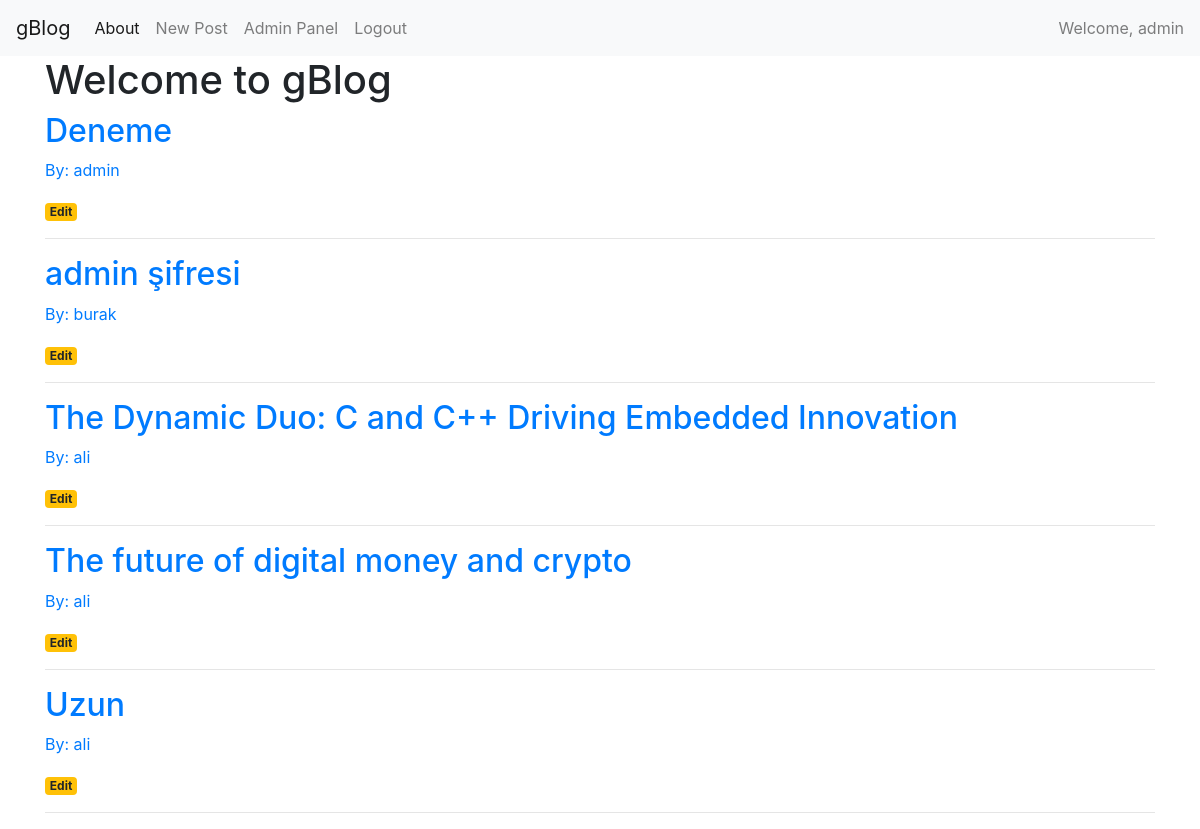
Page /index (signed in) on the committed database.
### tables this page shows
CREATE TABLE users (
        id INTEGER PRIMARY KEY AUTOINCREMENT,
        username TEXT NOT NULL UNIQUE,
        email TEXT NOT NULL UNIQUE,
        password TEXT NOT NULL
);

CREATE TABLE posts (
    id INTEGER PRIMARY KEY AUTOINCREMENT,
    title TEXT NOT NULL,
    content TEXT(10000) NOT NULL,
    user_id INTEGER,
    FOREIGN KEY (user_id) REFERENCES users (id)
);

### app.py (the view)
@app.route("/index")
@login_required
def index():
    conn = get_connection()
    posts = conn.execute('SELECT posts.*, users.username AS author FROM posts JOIN users ON posts.user_id = users.id').fetchall()
    conn.close()
    return render_template("index.html", posts=posts)

### app.py (called while the page is built)
def get_connection():
    conn = sqlite3.connect("database.db")
    conn.row_factory = sqlite3.Row
    return conn

def login_required(view):
    @functools.wraps(view)
    def wrapped_view(**kwargs):
        if not session.get("user_id"):
            return redirect(url_for('login'))
        return view(**kwargs)
    return wrapped_view

### templates/index.html (shortened to what this page needs)
{% extends 'base.html' %}
{% block content %}
<h1>Welcome to gBlog</h1>
{% for post in posts %}
    <div class="post">
        <a href="{{ url_for('post', post_id=post['id']) }}">
            <h2>{{ post['title'] }}</h2>
            <p>By: {{ post['author'] }}</p>
        </a>
        {% if session.get('user_id') == post['user_id'] or session.get('username') == 'admin' %}
            <a href="{{ url_for('edit', id=post['id']) }}">
                <span class="badge badge-warning">Edit</span>
            </a>
        {% endif %}
        <hr />
    </div>
{% endfor %}
{% endblock %}

### templates/base.html (shortened to what this page needs)
<!doctype html>
<html lang="en">
<head>
  <link rel="stylesheet" href="https://stackpath.bootstrapcdn.com/bootstrap/4.3.1/css/bootstrap.min.css">
</head>
<body>
  <nav class="navbar navbar-expand-md navbar-light bg-light cutom-bg">
    <a class="navbar-brand" href="{{ url_for('index') }}">gBlog</a>
    <div class="collapse navbar-collapse" id="navbarNav">
      <ul class="navbar-nav mr-auto">
        <li class="nav-item active">
          <a class="nav-link" href="#">About</a>
        </li>
        {% if session.get('user_id') %}
        <li class="nav-item">
          <a class="nav-link" href="{{ url_for('create') }}">New Post</a>
        </li>
        {% if session.get('username') == 'admin' %}
        <li class="nav-item">
          <a class="nav-link" href="{{ url_for('admin') }}">Admin Panel</a>
        </li>
        {% endif %}
        <li class="nav-item">
          <a class="nav-link" href="{{ url_for('logout') }}">Logout</a>
        </li>
        {% endif %}
      </ul>
      {% if session.get('user_id') %}
      <ul class="navbar-nav ml-auto">
        <li class="nav-item">
          <span class="navbar-text">Welcome, {{ session.get('username') }}</span>
        </li>
      </ul>
      {% endif %}
    </div>
  </nav>
  <div class="container">
    {% block content %} {% endblock %}
  </div>
</body>
</html>

### rows in the picture
users: get "admin"
posts: title "Deneme", author "admin"
posts: title "admin şifresi", author "burak"
posts: title "The Dynamic Duo: C and C++ Driving Embedded Innovation", author "ali"
posts: title "The future of digital money and crypto", author "ali"
posts: title "Uzun", author "ali"
